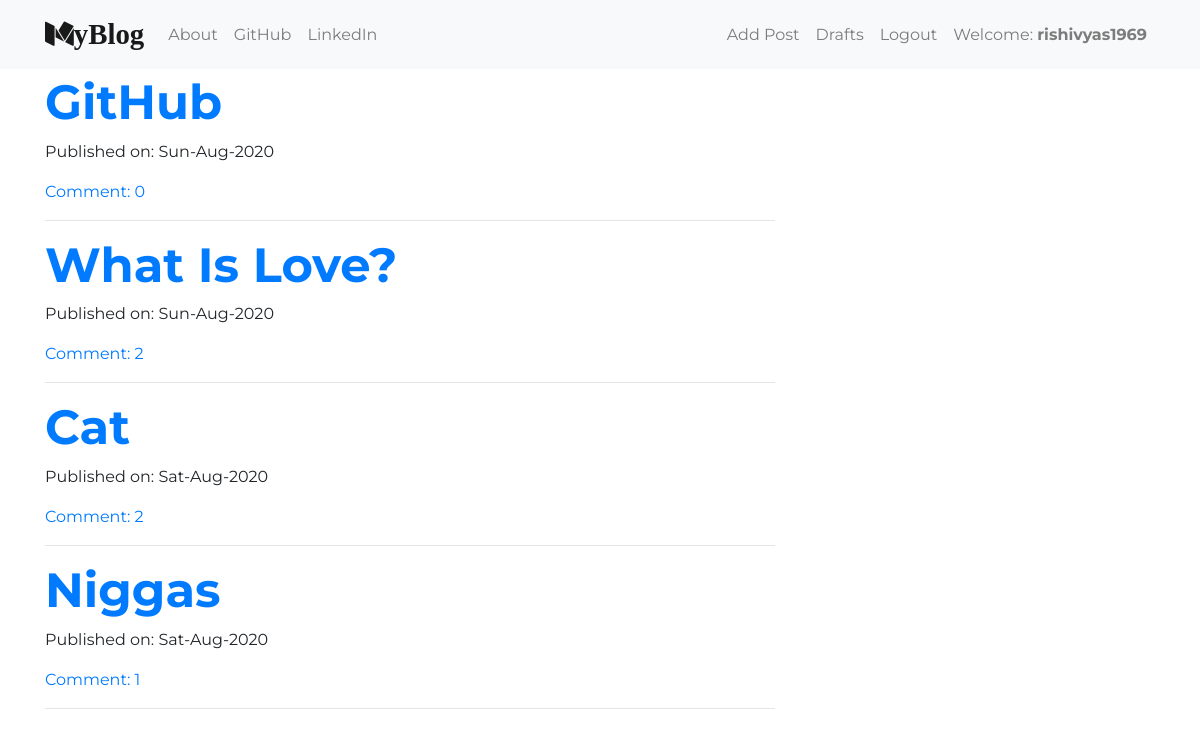
The app's page / (signed in) with its own data.
### blog/models.py (models this page shows, shortened)
class Post(models.Model):
    author = models.ForeignKey("auth.User", on_delete=models.CASCADE)
    title = models.CharField(max_length=200)
    text = models.CharField(max_length=500)
    create_date = models.DateField(default=timezone.now)
    publish_date = models.DateField(null=True, blank=True)
    def approve_comments(self):
        return self.comments.filter(approved_comment=True)

### blog/views.py (the view)
# urls.py: path('', views.PostListView.as_view(), name='post_list'),
class PostListView(ListView):
    model = Post
    def get_queryset(self):
        return Post.objects.filter(publish_date__lte=timezone.now()).order_by('-publish_date')

### blog/templates/blog/post_list.html
{% extends 'blog/base.html' %}
{% block content %}
    <div class="centerstage">
        {% for post in post_list  %}
            <div class="post">
                <h1 class="posttitle"><a href="{% url 'post_detail' pk=post.pk %}">{{ post.title }}</a></h1>
            </div>
            <div class="date">
                <p>Published on: {{ post.publish_date|date:"D-M-Y" }}</p>
            </div>
            <a href="{% url 'post_detail' pk=post.pk %}">Comment: {{ post.approve_comments.count }} </a>
            <hr>
        {% endfor %}
    </div>
{% endblock content %}

### blog/templates/blog/base.html (shortened to what this page needs)
<!DOCTYPE html>
{% load static %}
<html>
    <head>
        <link rel="stylesheet" href="https://stackpath.bootstrapcdn.com/bootstrap/4.5.2/css/bootstrap.min.css">
        <link rel="stylesheet" href="//cdn.jsdelivr.net/npm/medium-editor@latest/dist/css/medium-editor.min.css" type="text/css" media="screen" charset="utf-8">
        <link rel="stylesheet" href="{% static 'css/blog.css' %}" />
        <link rel="stylesheet" href="https://stackpath.bootstrapcdn.com/font-awesome/4.7.0/css/font-awesome.min.css">
    </head>
    <body>
        <nav class="navbar navbar-expand-lg navbar-light bg-light custom-navbar">
        <div class="container">
            <a class="navbar-brand mybrand" href="{% url 'post_list' %}"><i class="fa fa-medium" aria-hidden="true"></i>yBlog</a>
            <div class="collapse navbar-collapse" id="navbarNav">
                <ul class="navbar-nav">
                <li class="nav-item">
                    <a class="nav-link" href="{% url 'about' %}">About</a>
                </li>
                <li class="nav-item">
                    <a class="nav-link" href="https://github.com/rishivyas1969">GitHub</a>
                </li>
                <li class="nav-item">
                    <a class="nav-link" href="https://www.linkedin.com/in/rishi-vyas-43308414b/">LinkedIn</a>
                </li>
                </ul>
            </div>
            <ul class="navbar-nav navbar-right">
                    {% if user.is_authenticated %}
                        <li class="nav-item">
                            <a class="nav-link" href="{% url 'post_new' %}">Add Post</a>
                        </li>
                        <li class="nav-item">
                            <a class="nav-link" href="{% url 'post_draft_list' %}">Drafts</a>
                        </li>
                        <li class="nav-item">
                            <a class="nav-link" href="{% url 'logout' %}">Logout</a>
                        </li>
                        <li class="nav-item">
                            <a class="nav-link">Welcome: <span class="font-weight-bold">{{ user.username }}</span></a>
                        </li>
                    {% else %}
                        <li class="nav-item">
                            <a class="nav-link" href="{% url 'login' %}"><i class="fa fa-user" aria-hidden="true"></i></span></a>
                        </li>
                    {% endif %}
                </ul>
            </div>
        </nav>
        <div class="content container loader">
            <div class="row">
                <div class="col-md-8">
                    <div class="blog_posts">
                        {% block content %}
                        {% endblock content %}
                    </div>
                </div>
            </div>
        </div>
    </body>
</html>

### blog/static/css/blog.css (style rules this page uses)
body { font-family: Montserrat; }
.mybrand { font-size: 1.8em; font-weight: 700; font-family: Playfair; }
.custom-navbar { margin-bottom: 5px; }
.centerstage { margin-right: auto; margin-left: auto; }
.posttitle { font-family: Montserrat; font-size: 3em; text-transform: capitalize; font-weight: 700; }
.loader { filter:hue-rotate(0deg); color:linear-gradient(45deg,#0f8,#08f); animation:hue 10000ms infinite linear; }

### records on screen
Post: title "GitHub", publish_date "Sun-Aug-2020", approve_comments.count "0"
Post: title "What Is Love?", publish_date "Sun-Aug-2020", approve_comments.count "2"
Post: title "Cat", publish_date "Sat-Aug-2020", approve_comments.count "2"
Post: title "Niggas", publish_date "Sat-Aug-2020", approve_comments.count "1"

### other values on screen
{{ user.username }} "rishivyas1969"
